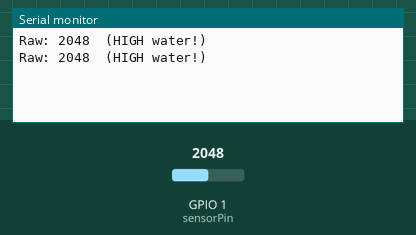
This sketch was run on a simulated ESP32-S3. Shown: the last lines printed to the serial monitor. Inputs (shaded band) come from the test bench; at power-on: GPIO 1 (sensorPin) = 2048.

Above: at 3.8 s.
3.9 s: GPIO 1 (sensorPin) set to 487
At 7.4 s:
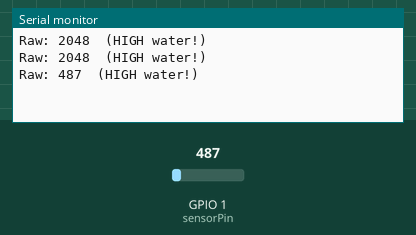
7.8 s: GPIO 1 (sensorPin) set to 424
At 10.5 s:
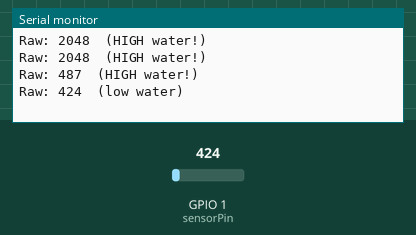
13.6 s: GPIO 1 (sensorPin) set to 107
At 16.5 s:
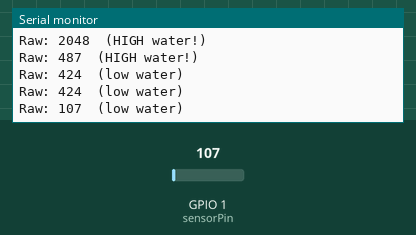
17.5 s: GPIO 1 (sensorPin) set to 89
At 19.6 s:
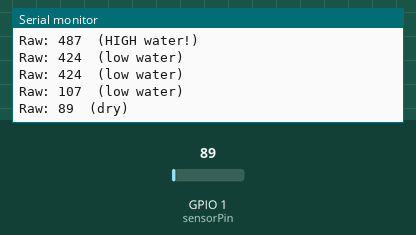

The sketch:

example.ino
```cpp
// Powers the probe from a digital pin, reads the analog value on A0 to determine dry/low/high water conditions, and prints the result every 3 seconds.
//
// Buy this module: https://shillehtek.com/products/sensor-rain-water-level-arduino-raspberry-pi-esp32
// Full manual: https://shillehtek.com/blogs/shillehtek-product-manuals/sensor-rain-water-level-arduino-raspberry-pi-esp32-manual
// More examples: https://github.com/shillehbean/shillehtek-examples
//

// Water Level Sensor - Arduino Example (GPIO-powered to prevent corrosion)
// S -> A0, + -> D7, - -> GND

const int powerPin = 7;
const int sensorPin = A0;

void setup() {
  Serial.begin(9600);
  pinMode(powerPin, OUTPUT);
  digitalWrite(powerPin, LOW);    // sensor off between readings
}

int readLevel() {
  digitalWrite(powerPin, HIGH);   // energize the probe
  delay(20);                      // let the reading settle
  int value = analogRead(sensorPin);
  digitalWrite(powerPin, LOW);    // power off - no electrolysis
  return value;
}

void loop() {
  int level = readLevel();        // 0-1023

  Serial.print("Raw: ");
  Serial.print(level);

  if (level < 100) {
    Serial.println("  (dry)");
  } else if (level < 450) {
    Serial.println("  (low water)");
  } else {
    Serial.println("  (HIGH water!)");
    // trigger your pump/alarm/notification here
  }

  delay(3000);                    // check every 3 seconds
}
```

Measured:
- the behaviour switches between 450 and 449 on GPIO 1 (sensorPin) (found by bisection; images 1 and 2)
- the behaviour switches between 100 and 99 on GPIO 1 (sensorPin) (found by bisection; images 3 and 4)
- after the input at 3.9 s, the serial monitor: prints a new line after 2.2 s (image 1)
- after the input at 7.8 s, the serial monitor: prints a new line after 1.3 s (image 2)
- after the input at 13.6 s, the serial monitor: prints a new line after 1.5 s (image 3)
- after the input at 17.5 s, the serial monitor: prints a new line after 0.64 s (image 4)
